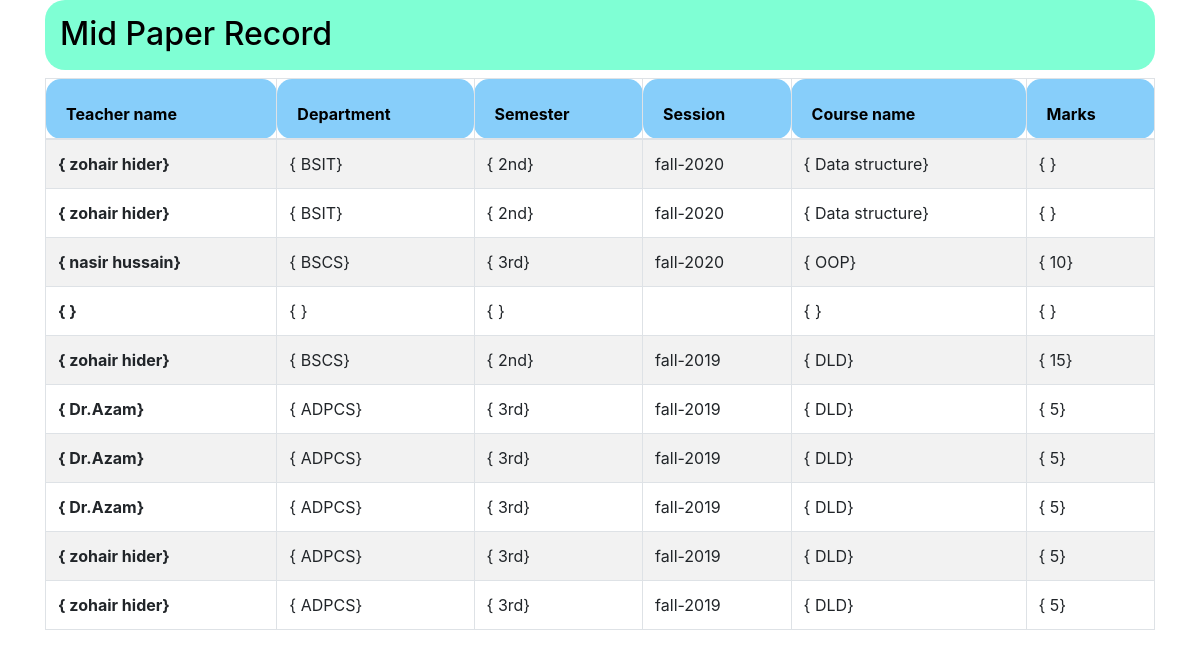
The page /Mid-paper-view.php on the database its author committed.
### tables this page shows
CREATE TABLE `mid_paper` (
  `teacher_name` varchar(50) NOT NULL,
  `Department name` varchar(50) NOT NULL,
  `semester` varchar(50) NOT NULL,
  `session` varchar(50) NOT NULL,
  `course_name` varchar(50) NOT NULL,
  `marks` varchar(50) NOT NULL
);

### Mid-paper-view.php (the view, shortened to what this page needs)
<?php
$conn = mysqli_connect("localhost", "root", "", "invoicemgsys1") or die("connection Failed");
$query = "SELECT * from `mid_paper`";
$result = mysqli_query($conn, $query) or die("Query failed");
?>
<!DOCTYPE html>
<html lang="en">
<head>
    <link rel="stylesheet" href="https://cdn.jsdelivr.net/npm/bootstrap@4.6.2/dist/css/bootstrap.min.css"
>
</head>
<body>
    <div class="container">
        <div class="row">
            <div class="col">
                <h2 class="container"
                    style="height: 70px; border-radius: 20px; padding-top: 15px; padding-left: 15px; background-color: #7FFFD4; color: black;">
                    Mid Paper Record
                </h2>
            </div>
        </div>
        <table class="table table-striped table-bordered">
            <thead>
                <tr>
                    <th scope="col"
                        style="height: 60px; border-radius: 15px; padding-top: 20px; padding-left: 20px; background-color: #87CEFA; color: black;">
                        Teacher name
                    </th>
                    <th scope="col"
                        style="height: 60px; border-radius: 15px; padding-top: 20px; padding-left: 20px; background-color: #87CEFA; color: black;">
                        Department
                    </th>
                    <th scope="col"
                        style="height: 60px; border-radius: 15px; padding-top: 20px; padding-left: 20px; background-color: #87CEFA; color: black;">
                        Semester
                    </th>
                    <th scope="col"
                        style="height: 60px; border-radius: 15px; padding-top: 20px; padding-left: 20px; background-color: #87CEFA; color: black;">
                        Session
                    </th>
                    <th scope="col"
                        style="height: 50px; border-radius: 15px; padding-top: 20px; padding-left: 20px; background-color: #87CEFA; color: black;">
                        Course name
                    </th>
                    <th scope="col"
                        style="height: 60px; border-radius: 15px; padding-top: 12px; padding-left: 20px; background-color: #87CEFA; color: black;">
                        Marks
                    </th>
                </tr>
            </thead>
            <tbody>
                <?php
                while ($row = mysqli_fetch_assoc($result)) {
                    ?>
                    <tr>
                        <th scope="row">
                            <?php echo $row['teacher_name'] ?>
                        </th>
                        <td>
                            <?php echo $row['Department name'] ?>
                        </td>
                        <td>
                            <?php echo $row['semester'] ?>
                        </td>
                        <td>
                            <?php echo $row['session'] ?>
                        </td>
                        <td>
                            <?php echo $row['course_name'] ?>
                        </td>
                        <td>
                            <?php echo $row['marks'] ?>
                        </td>
                    </tr>
                <?php } ?>
            </tbody>
        </table>
    </div>
</body>
</html>

### rows shown on the page
mid_paper: teacher_name "{ zohair hider}", Department name "{ BSIT}", semester "{ 2nd}", session "fall-2020", course_name "{ Data structure}", marks "{ }"
mid_paper: teacher_name "{ zohair hider}", Department name "{ BSIT}", semester "{ 2nd}", session "fall-2020", course_name "{ Data structure}", marks "{ }"
mid_paper: teacher_name "{ nasir hussain}", Department name "{ BSCS}", semester "{ 3rd}", session "fall-2020", course_name "{ OOP}", marks "{ 10}"
mid_paper: teacher_name "{ }", Department name "{ }", semester "{ }", course_name "{ }", marks "{ }"
mid_paper: teacher_name "{ zohair hider}", Department name "{ BSCS}", semester "{ 2nd}", session "fall-2019", course_name "{ DLD}", marks "{ 15}"
mid_paper: teacher_name "{ Dr.Azam}", Department name "{ ADPCS}", semester "{ 3rd}", session "fall-2019", course_name "{ DLD}", marks "{ 5}"
mid_paper: teacher_name "{ Dr.Azam}", Department name "{ ADPCS}", semester "{ 3rd}", session "fall-2019", course_name "{ DLD}", marks "{ 5}"
mid_paper: teacher_name "{ Dr.Azam}", Department name "{ ADPCS}", semester "{ 3rd}", session "fall-2019", course_name "{ DLD}", marks "{ 5}"
mid_paper: teacher_name "{ zohair hider}", Department name "{ ADPCS}", semester "{ 3rd}", session "fall-2019", course_name "{ DLD}", marks "{ 5}"
mid_paper: teacher_name "{ zohair hider}", Department name "{ ADPCS}", semester "{ 3rd}", session "fall-2019", course_name "{ DLD}", marks "{ 5}"
